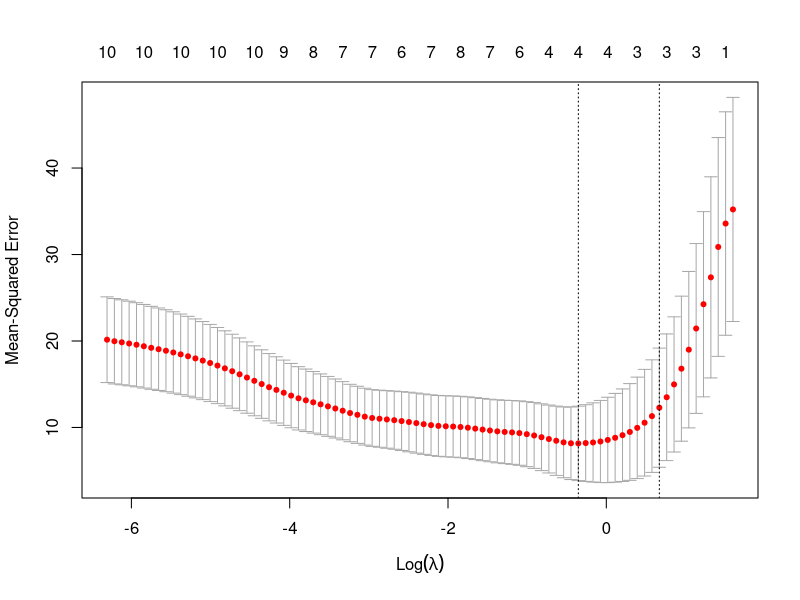
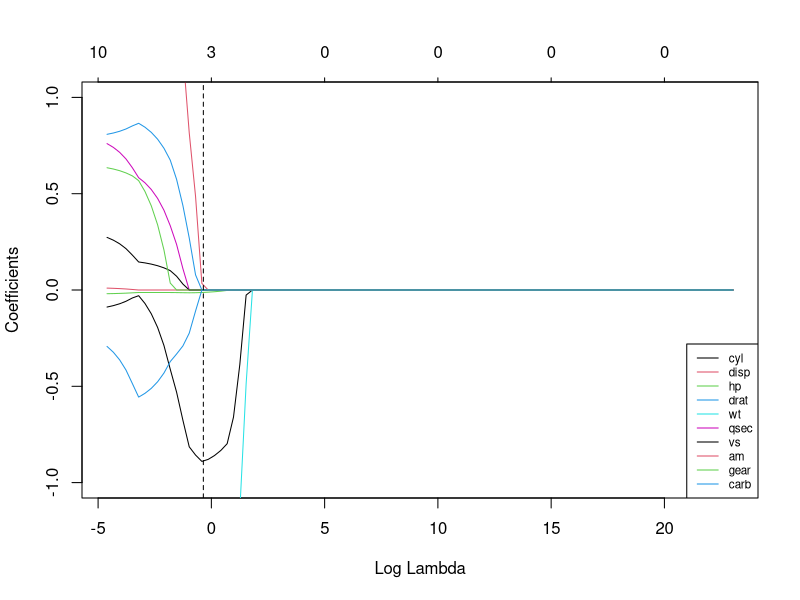
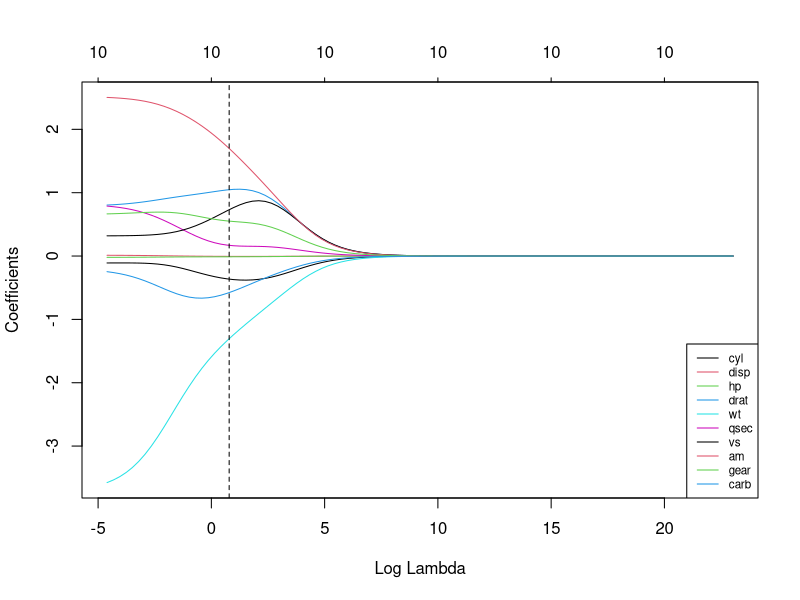

Write the R code that produced these figures, in order.
## ---- chunk 1
knitr::opts_chunk$set(warning = TRUE, message = TRUE)
library(glmnet)
attach(mtcars)

head(mtcars)

## ---- chunk 2
# x variable need to be assigned this way - needs a matrix with categorical does as dummy codes which model.matrix does, 
# -1 gets rid of first column, that is the column  of 1's in the design matrix
x<-model.matrix(mpg~.,mtcars)[,-1]

# y variable is as usual
y<-mtcars$mpg
## ---- chunk 3
set.seed(12)
train <- sample(1:nrow(x), nrow(x)/2)
test <- (-train)
y.test <- y[test]

cv.out<-cv.glmnet(x[train,],y[train],alpha=1)
bestlamlasso<-cv.out$lambda.min
bestlamlasso
plot(cv.out)
## ---- chunk 4
##fit ridge regression using training data
ridge.mod<-glmnet(x[train,],y[train],alpha=1,lambda=bestlamlasso, thresh = 1e-14)

##Test MSE with best lambda
ridge.pred<-predict(ridge.mod,s=bestlamlasso,newx=x[test,])
mean((ridge.pred-y.test)^2)
## ---- chunk 5
#get bastlam for ridge
cv.out.ridge<-cv.glmnet(x[train,],y[train],alpha=0)
bestlamridge<-cv.out.ridge$lambda.min


##Compare lasso, ridge, and OLS using best lambda and all observations
out.lasso<-glmnet(x,y,alpha=1,lambda=bestlamlasso,thresh = 1e-14)
out.ridge<-glmnet(x,y,alpha=0,lambda=bestlamridge,thresh = 1e-14)
out.ols<-glmnet(x,y,alpha=0, lambda=0, thresh = 1e-14)
cbind(coefficients(out.lasso),coefficients(out.ridge), coefficients(out.ols))
## ---- chunk 6
##Create plot of ridge coeff against lambda
grid<-10^seq(10,-2,length=100)
out.all<-glmnet(x,y,alpha=1,lambda=grid,thresh = 1e-14)
#plot(out.all, xvar = "lambda")
plot(out.all, xvar = "lambda", ylim=c(-1,1))
abline(v=log(bestlamlasso), lty=2)
legend("bottomright", lwd = 1, col = 1:6, legend = colnames(x), cex = .7)
## ---- chunk 7
##Create plot of ridge coeff against lambda
grid<-10^seq(10,-2,length=100)
out.all<-glmnet(x,y,alpha=0,lambda=grid,thresh = 1e-14)
plot(out.all, xvar = "lambda")
abline(v=log(bestlamridge), lty=2)
legend("bottomright", lwd = 1, col = 1:6, legend = colnames(x), cex = .7)
